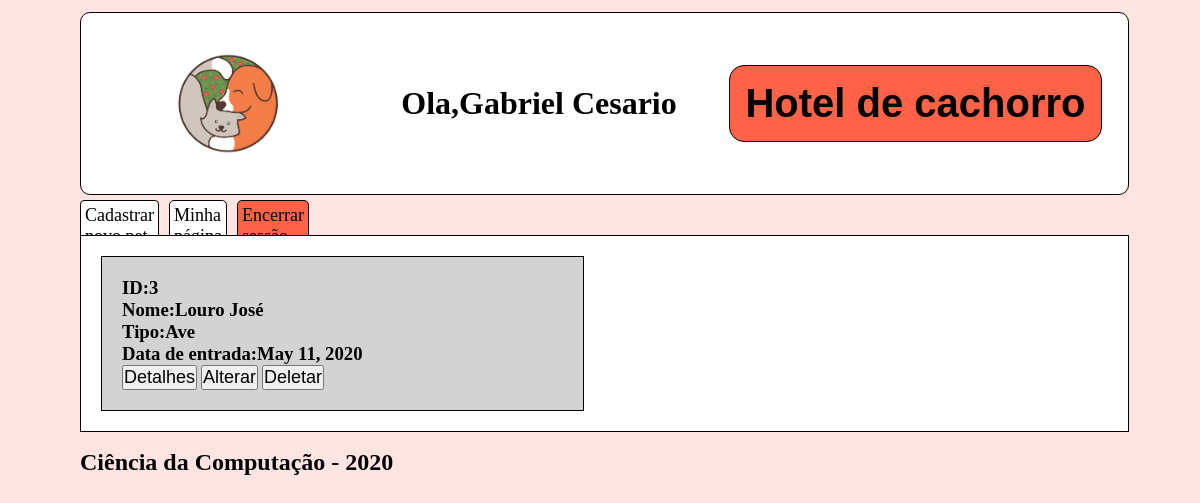
The page / (signed in) on the database its author committed.
### cliente/models.py (models this page shows, shortened)
class Pessoa(models.Model):
    _CPF = models.CharField(max_length=16, blank=False,null=False, default=0)
    _nome = models.CharField("Nome",max_length=100,blank=False,null=False)
    _email = models.EmailField("E-Mail",max_length=200,blank=True, null=False, unique=True)
    _tel = models.CharField("Telefone",max_length=20,blank=True,null=True)
    user = models.OneToOneField(User, verbose_name="Usuario",on_delete=models.CASCADE, null=True)
    class Meta:
        abstract = True
    @property
    def nome(self):
        return self._nome
    @property
    def CPF(self):
        return self._CPF
    @property
    def email(self):
        return self._email
    @property
    def tel(self):
        return self._tel

class Cliente(Pessoa):
    monitor_escolhido = models.ForeignKey(Monitor, verbose_name="Monitor responsável", on_delete=models.CASCADE, null=True,blank=True)
    class Meta:
        verbose_name = 'cliente'
        verbose_name_plural = 'clientes'

class Pet(models.Model):
    _nome_pet = models.CharField("Nome do pet",max_length=30,blank=False,null=False)
    _tipo = models.CharField("Tipo",max_length=50,blank=False,null=False,default="Cachorro")
    _porte = models.PositiveIntegerField("porte do mascote",choices=PORTE_MASCOTE,default=PEQUENO)
    _especie = models.CharField("Espécie:",max_length=50,blank=False,null=True)
    _racao = models.CharField("Ração",max_length=30,blank=False, null=False)
    data_entrada = models.DateField(verbose_name="Data de entrada",auto_now_add=True)
    dono = models.ForeignKey(Cliente, verbose_name="Dono",on_delete=models.CASCADE,blank=False)
    _servicos = models.TextField("Serviços",max_length=400,blank=True)
    class Meta:
        verbose_name = 'mascote'
        verbose_name_plural = 'mascotes'
    @property
    def nome_pet(self):
        if self._nome_pet:
            return self._nome_pet
        return str(self.id)
    @property
    def tipo(self):
        return self._tipo
    @property
    def porte(self):
        for code,label in PORTE_MASCOTE:
            if self._porte == code:
                break
        return label
    @porte.setter
    def porte(self,valor):
        if valor == 'Pequeno':
            self._porte = PEQUENO
        elif valor == 'Medio':
            self._porte = MEDIO
        elif valor == 'Grande':
            self._porte = GRANDE
        else:
            raise ValueError('Porte inválido, selecione entre pequeno(P ou p),médio(m ou M) ou grande(g ou G)')
    @property
    def especie(self):
        return self._especie
    @property
    def racao(self):
        return self._racao
    @property
    def servicos(self):
        return self._servicos

### cliente/views.py (the view)
# urls.py: path('', views.index),
@login_required(login_url='/login/')
def index(request):
    cliente = Cliente.objects.get(user = request.user)
    pet = Pet.objects.filter(dono = cliente)
    return render(request, 'index.html',{'cliente':cliente,'pet':pet})

### cliente/templates/index.html (shortened to what this page needs)
{%load static%}
<!DOCTYPE html>
<html lang="en">
<head>
</head>
<body>
    <div class="header">
            <img class="logo" src="{% static 'logo.png' %}" alt="My image">
            <h1 class="user">Ola,{{cliente.nome}}</h1>
            <h1 class="title">Hotel de cachorro</h1>
    </div>
    <div class="nav">
            <ul class="nav-1">
                <li class='cadastro'><a href="/pet/register/">Cadastrar novo pet</a></li>
                <li class='minha-pagina'><a href="/minha-pagina/{{cliente.id}}">Minha página</a></li>
                <li class='logout'><a href="/logout/">Encerrar sessão</a></li>
            </ul>
    </div>
    <div class="conteudo">
        {%if pet%}
            {%for x in pet %}
            <div class="pet">
                <h3>ID:{{x.id}}</h3>
                <h3>Nome:{{x.nome_pet}}</h3>
                <h3>Tipo:{{x.tipo}}</h3>
                <h3>Data de entrada:{{x.data_entrada}}</h3>
                <button class="detalhes"><a href="pet/datalhe/{{x.id}}/">Detalhes</a></button>
                <button class="detalhes"><a href="pet/register/?id={{x.id}}">Alterar</a></button>
                <button class="logout"><a href="pet/delete/{{x.id}}/">Deletar</a></button>
            </div>
            {%endfor%}
        {%else%}
            <h1>Nenhum pet cadastrado</h1>
        {%endif%}
       </div>
    <div class="footer">
        <footer>
            <h2>Ciência da Computação - 2020</h2>
        </footer>
    </div>
</body>
</html>

### cliente/templates/index.html (style rules this page uses)
* { padding:0; margin:0; }
body { display: grid; background-color:mistyrose; min-width: 100vh; grid-template-columns: 1fr; grid-template-rows: 200px 30px 1fr 100px; grid-template-areas: 'cabecalho' 'navegacao' 'conteudo' 'rodape'; }
.header { display:flex; margin:12px 80px 5px 80px; grid-area: cabecalho; background-color:white; align-items:center; border:solid 1px black; border-radius: 10px; justify-content: space-around; }
.logo { height: 100%; }
.title { font-size:40px; font-family: Arial, "Helvetica Neue", Helvetica, sans-serif; border:solid 1px black; background-color:tomato; padding:15px; border-radius:15px; }
.nav { grid-area:navegacao; margin:0px 900px 5px 80px; }
.nav-1 { display: grid; list-style: none; grid-template-columns: 1fr 1fr 1fr; grid-gap: 10px; grid-template-areas: 'botao-1 botao-3 botao-2'; }
.nav-1 .cadastro { grid-area:botao-1; padding:4px; background-color:white; border:solid 1px black; border-radius: 4px; }
.nav-1 .logout { grid-area:botao-2; padding:4px; border:solid 1px black; background-color:tomato; border-radius: 5px; }
.nav-1 .minha-pagina { grid-area:botao-3; padding:4px; border:solid 1px black; background-color:white; border-radius: 5px; }
a { text-decoration: none; font-size: 18px; color:black; }
.conteudo { grid-area:conteudo; margin:5px 80px 5px 80px; background-color:white; display: grid; grid-template-columns: repeat(2,1fr); border:solid 1px black; }
.pet { margin:20px; border:solid 1px black; padding:20px; background-color:lightgray; }
.footer { grid-area:rodape; margin:12px 80px 5px 80px; }

### rows shown on the page
Cliente: nome "Gabriel Cesario"
Pet: id "3", nome_pet "Louro José", tipo "Ave", data_entrada "May 11, 2020"
